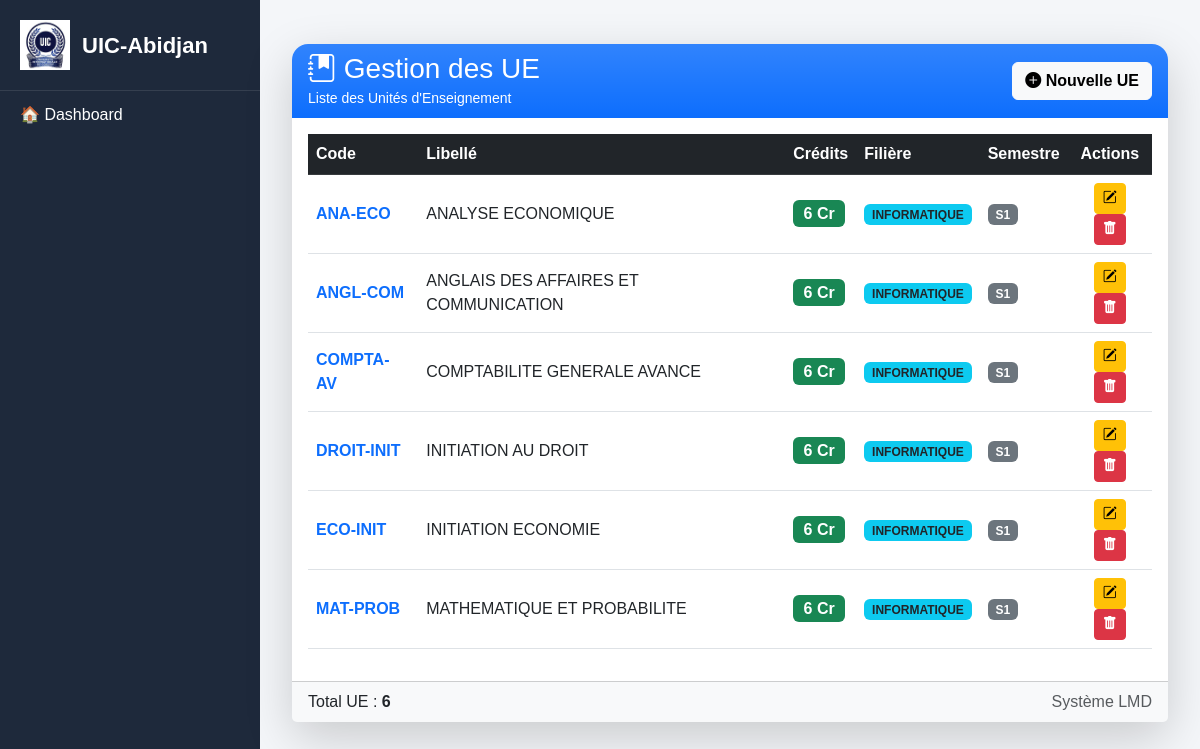
Page /lmd/ue/ on the committed database.
### lmd/models.py (models this page shows, shortened)
class UE(models.Model):
    code = models.CharField(max_length=20)
    libelle = models.CharField(max_length=200)
    credit = models.IntegerField()
    filiere = models.ForeignKey(
    "FiliereLMD",
    null=True,
    blank=True,
    on_delete=models.CASCADE
    )
    grande_unite = models.ForeignKey(
    "GrandeUnite",
    on_delete=models.PROTECT,
    related_name="ues",
    null=True,
    blank=True
    )
    semestre = models.CharField(max_length=5)

class FiliereLMD(models.Model):
    code = models.CharField(max_length=20, unique=True)
    libelle = models.CharField(max_length=100)

### lmd/views.py (the view)
# urls.py: path('ue/', views.ue_list, name='ue_list'),
def ue_list(request):
    ues = UE.objects.select_related(
        "filiere"
    ).order_by(
        "filiere__libelle",
        "semestre",
        "code"
    )
    return render(
        request,
        "lmd/ue/list.html",
        {
            "ues": ues
        }
    )

### lmd/templates/lmd/ue/list.html (shortened to what this page needs)
{% extends "base.html" %}
{% block content %}
<div class="container-fluid py-4">
    <div class="card border-0 shadow-lg rounded-4">
        <div class="card-header border-0 rounded-top-4 bg-primary bg-gradient text-white">
            <div class="d-flex justify-content-between align-items-center">
                <div>
                    <h3 class="mb-0">
                        <i class="bi bi-journal-bookmark-fill"></i>
                        Gestion des UE
                    </h3>
                    <small>Liste des Unités d'Enseignement</small>
                </div>
                <a href="{% url 'ue_add' %}"
                   class="btn btn-light fw-bold">
                    <i class="bi bi-plus-circle-fill"></i>
                    Nouvelle UE
                </a>
            </div>
        </div>
        <div class="card-body">
            <div class="table-responsive">
                <table class="table table-hover align-middle">
                    <thead class="table-dark">
                        <tr>
                            <th>Code</th>
                            <th>Libellé</th>
                            <th>Crédits</th>
                            <th>Filière</th>
                            <th>Semestre</th>
                            <th class="text-center">Actions</th>
                        </tr>
                    </thead>
                    <tbody>
                        {% for ue in ues %}
                        <tr>
                            <td>
                                <span class="fw-bold text-primary">
                                    {{ ue.code }}
                                </span>
                            </td>
                            <td>
                                {{ ue.libelle }}
                            </td>
                            <td>
                                <span class="badge bg-success fs-6">
                                    {{ ue.credit }} Cr
                                </span>
                            </td>
                            <td>
                                <span class="badge bg-info text-dark">
                                    {{ ue.filiere.libelle }}
                                </span>
                            </td>
                            <td>
                                <span class="badge bg-secondary">
                                    {{ ue.semestre }}
                                </span>
                            </td>
                            <td class="text-center">
                                <a href="{% url 'ue_edit' ue.id %}"
                                   class="btn btn-warning btn-sm">
                                    <i class="bi bi-pencil-square"></i>
                                </a>
                                <a href="{% url 'ue_delete' ue.id %}"
                                   class="btn btn-danger btn-sm">
                                    <i class="bi bi-trash-fill"></i>
                                </a>
                            </td>
                        </tr>
                        {% endfor %}
                    </tbody>
                </table>
            </div>
        </div>
        <div class="card-footer bg-light">
            <div class="d-flex justify-content-between">
                <span>
                    Total UE :
                    <strong>{{ ues|length }}</strong>
                </span>
                <span class="text-muted">
                    Système LMD
                </span>
            </div>
        </div>
    </div>
</div>
{% endblock %}

### core/templates/base.html (shortened to what this page needs)
<!DOCTYPE html>
<html lang="fr">
<head>
    <link href="https://cdn.jsdelivr.net/npm/bootstrap@5.3.0/dist/css/bootstrap.min.css" rel="stylesheet">
    <link rel="stylesheet" href="https://cdn.jsdelivr.net/npm/bootstrap-icons@1.11.3/font/bootstrap-icons.min.css">
</head>
<body>
    {% include "sidebar.html" %}
    <div class="main-content">
        {% block content %}
        {% endblock %}
    </div>
</body>
</html>

### core/templates/sidebar.html (shortened to what this page needs)
{% load static %}
<div class="sidebar">
    <div class="brand">
        <img src="{% static 'logo.jpeg' %}" alt="Logo" class="brand-logo">
        <span>UIC-Abidjan</span>
    </div>
    <a href="{% url 'dashboard' %}">
        🏠 Dashboard
    </a>
</div>

### core/templates/base.html (style rules this page uses)
body { margin: 0; font-family: Arial, sans-serif; background: #f4f6f9; }
.sidebar { width: 260px; height: 100vh; position: fixed; top: 0; left: 0; background: #1e293b; color: white; overflow-y: auto; }
.sidebar .brand { font-size: 22px; font-weight: bold; text-align: center; padding: 20px; border-bottom: 1px solid rgba(255, 255, 255, 0.1); }
.sidebar a { display: block; padding: 12px 20px; color: white; text-decoration: none; transition: 0.3s; }
.main-content { margin-left: 260px; padding: 20px; }

### core/templates/sidebar.html (style rules this page uses)
.brand { display: flex; align-items: center; gap: 12px; font-size: 28px; font-weight: bold; color: #fff; }
.brand-logo { width: 50px; height: 50px; object-fit: contain; }

### rows in the picture
UE: code "ANA-ECO", libelle "ANALYSE ECONOMIQUE", credit "6", filiere.libelle "INFORMATIQUE", semestre "S1"
UE: code "ANGL-COM", libelle "ANGLAIS DES AFFAIRES ET COMMUNICATION", credit "6", filiere.libelle "INFORMATIQUE", semestre "S1"
UE: code "COMPTA-AV", libelle "COMPTABILITE GENERALE AVANCE", credit "6", filiere.libelle "INFORMATIQUE", semestre "S1"
UE: code "DROIT-INIT", libelle "INITIATION AU DROIT", credit "6", filiere.libelle "INFORMATIQUE", semestre "S1"
UE: code "ECO-INIT", libelle "INITIATION ECONOMIE", credit "6", filiere.libelle "INFORMATIQUE", semestre "S1"
UE: code "MAT-PROB", libelle "MATHEMATIQUE ET PROBABILITE", credit "6", filiere.libelle "INFORMATIQUE", semestre "S1"

### other values in the picture
{{ ues|length }} "6"
